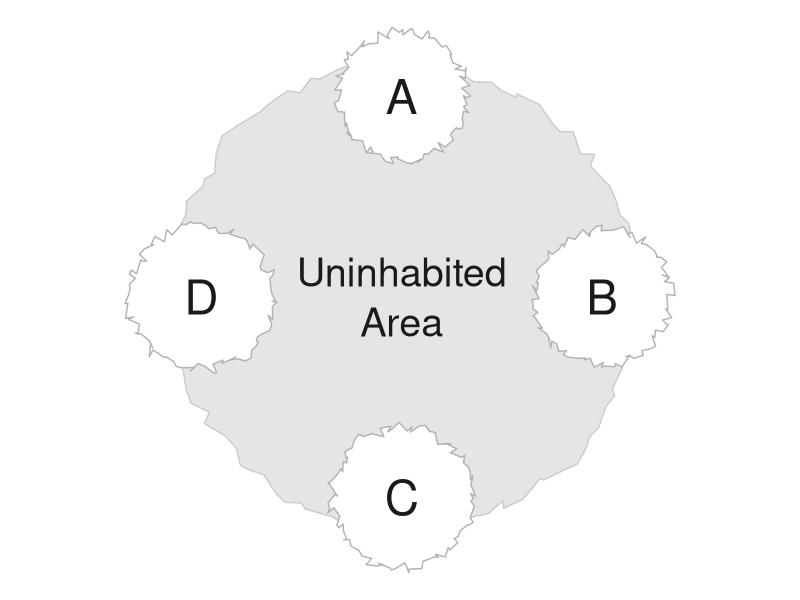
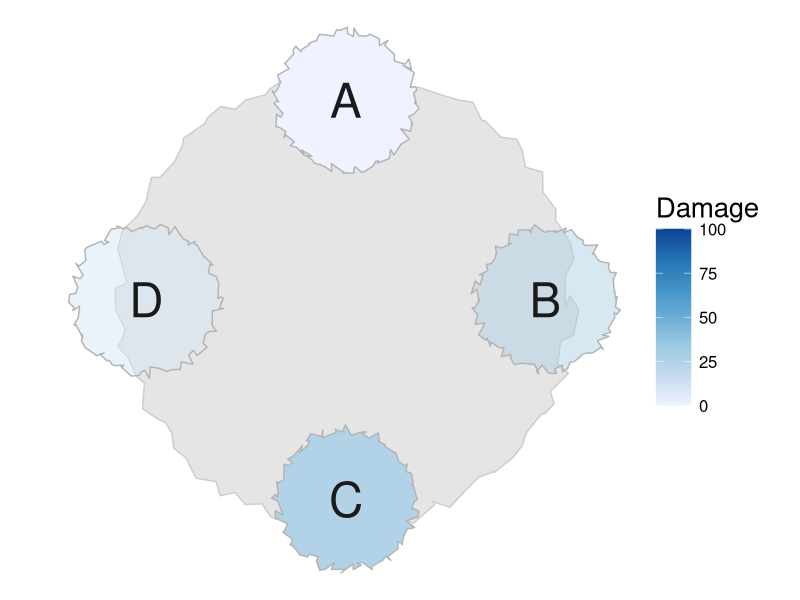
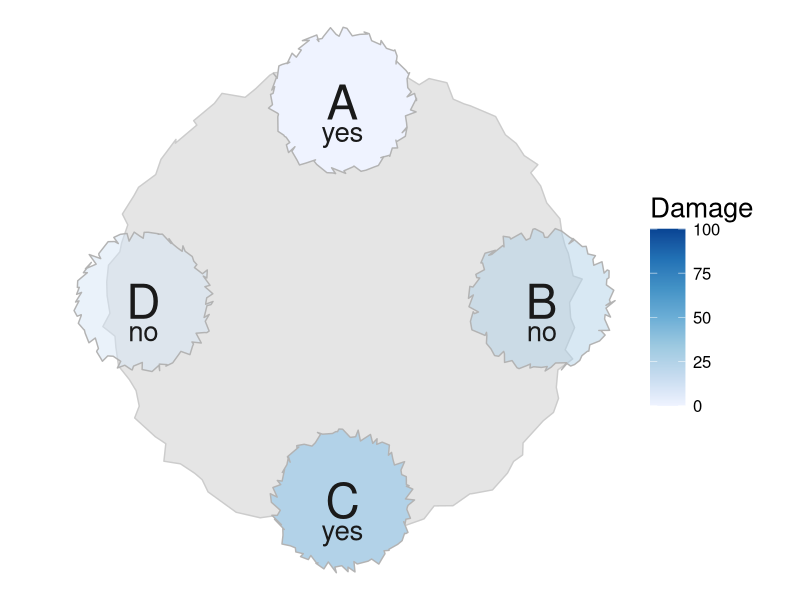
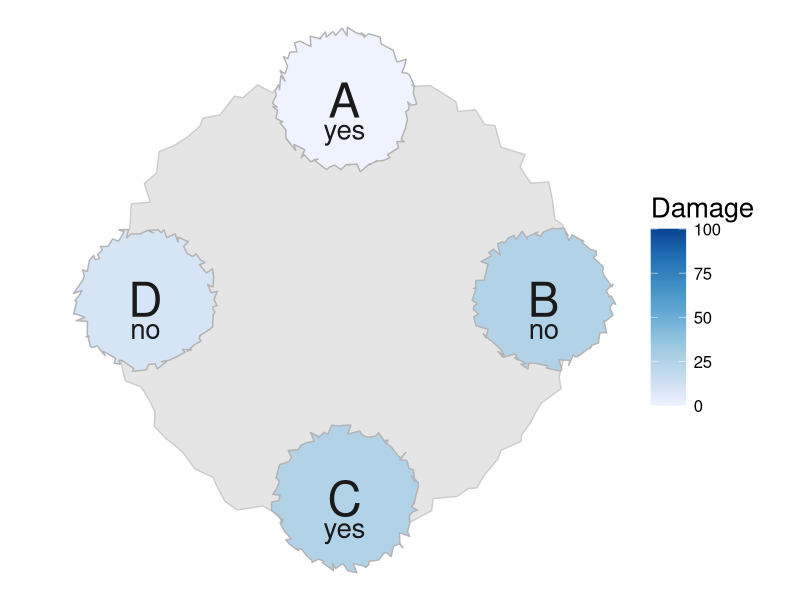
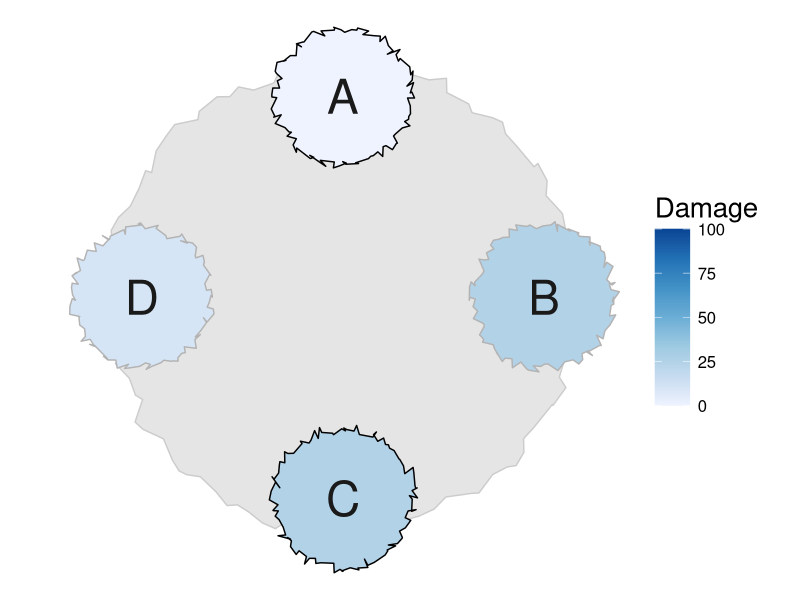
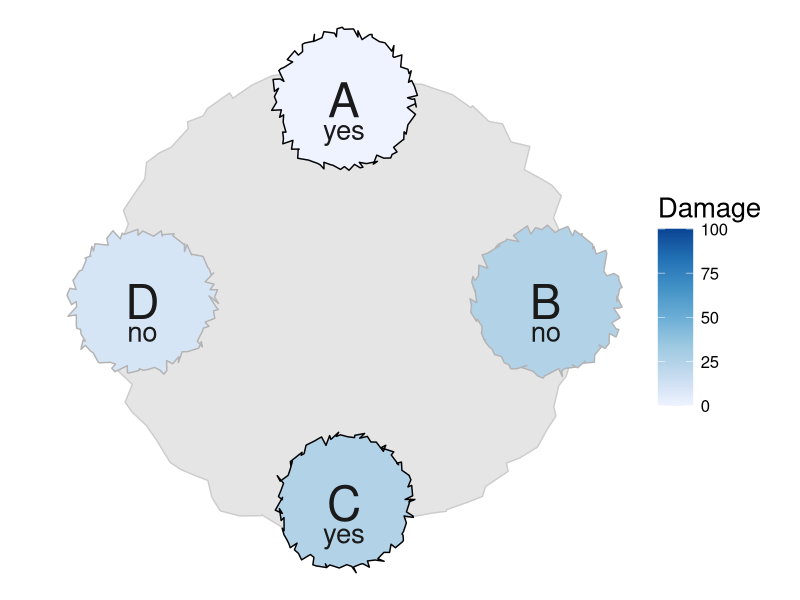
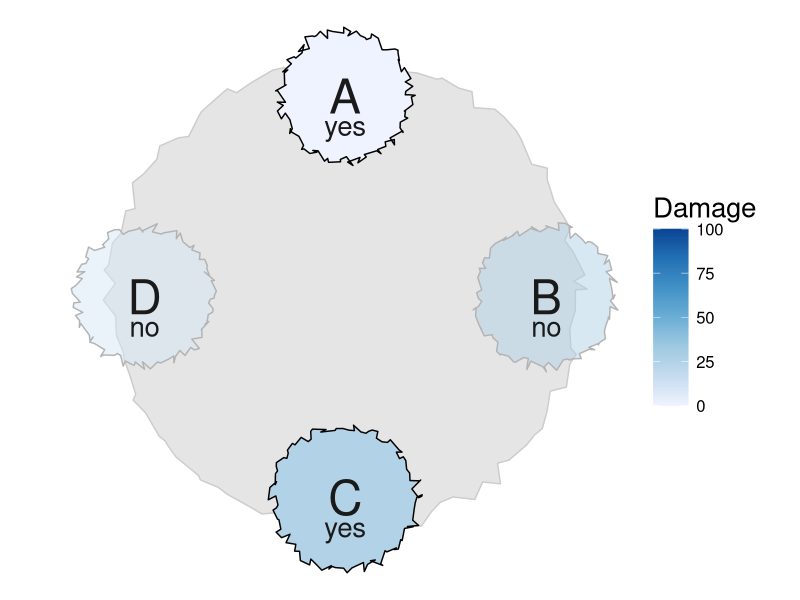

These charts were generated, in order, by the following R code:
library(tidyverse)
library(RColorBrewer)
library(viridis)
library(here)
library(cowplot)

###CIRCLE GENERATION###
#Helper functions
generate_circle <- function(radius) {
  num_points <- 100  # Number of points along the circle
  angles <- seq(0, 2 * pi, length.out = num_points)
  
  circle <- data.frame(
    x = radius * cos(angles),
    y = radius * sin(angles)
  )
  
  return(circle)
}

add_deviation_to_circle <- function(circle, deviation_factor = 0.05) {
  deviation_x <- runif(nrow(circle), -deviation_factor, deviation_factor)
  deviation_y <- runif(nrow(circle), -deviation_factor, deviation_factor)
  circle$x <- circle$x + deviation_x
  circle$y <- circle$y + deviation_y
  return(circle)
}

adjust_perimeter <- function(circle, target_perimeter) {
  perimeter <- sum(sqrt(diff(circle$x)^2 + diff(circle$y)^2))
  scale_factor <- target_perimeter / perimeter
  circle$x <- circle$x * scale_factor
  circle$y <- circle$y * scale_factor
  return(circle)
}

#Call this function to generate circle!
base_circle <- function(radius, target_perimeter, deviation_factor) {
  circle <- generate_circle(radius)
  circle <- add_deviation_to_circle(circle, deviation_factor)
  circle <- adjust_perimeter(circle, target_perimeter)
  return(circle)
}

#Polygon rotation helper function
rot <- function(df, angle_deg) {
  angle_rad <- angle_deg * (pi / 180)
  
  df_rotated <- df |>
    mutate(
      x_rot = x * cos(angle_rad) - y * sin(angle_rad),
      y_rot = x * sin(angle_rad) + y * cos(angle_rad),
      x = x_rot, 
      y = y_rot
    )
  
  return(df_rotated)
}

###MAP CREATION###
create_map = function(starting_angle, idx) {
  #Declare polygon objects
  obj1 <- base_circle(.7, 3.4, .055)
  obj2 <- base_circle(.7, 3.4, .055)
  obj3 <- base_circle(.7, 3.4, .055)
  obj4 <- base_circle(.7, 3.4, .055)
  
  #Establish map-wise rotation
  first_obj_rad = (starting_angle * pi/180) + (9*pi)/2
  second_obj_rad = first_obj_rad + (3*pi)/2 
  third_obj_rad = first_obj_rad + (2*pi)/2
  fourth_obj_rad = first_obj_rad + (pi)/2
  
  #Calculate end-goal center coordinates of each polygon
  cntr1_x = cos(first_obj_rad)
  cntr1_y = sin(first_obj_rad)
  cntr2_x = cos(second_obj_rad)
  cntr2_y = sin(second_obj_rad)
  cntr3_x = cos(third_obj_rad)
  cntr3_y = sin(third_obj_rad)
  cntr4_x = cos(fourth_obj_rad)
  cntr4_y = sin(fourth_obj_rad)
  
  #Translating polygons to formerly-calculated center coordinates
  coords1 <- obj1 |>
    mutate(x = x + cntr1_x,
           y = y + cntr1_y,
           damage = 0,
           yes_no = 0)
  coords2 <- obj2 |>
    mutate(x = x + cntr2_x,
           y = y + cntr2_y,
           damage = 25., 
           yes_no = 1)
  coords3 <- obj3 |>
    mutate(x = x + cntr3_x,
           y = y + cntr3_y, 
           damage = 25, 
           yes_no = 0)
  coords4 <- obj4 |>
    mutate(x = x + cntr4_x,
           y = y + cntr4_y, 
           damage = 10, 
           yes_no = 1)
  
  #Create label overlay with polygon center coordinates
  #Adding rotation from rot() function to label coordinates
  labels <- data.frame(
    text = c("A", "B", "C", "D"),
    x = c(cntr1_x, cntr2_x, cntr3_x, cntr4_x),
    y = c(cntr1_y, cntr2_y, cntr3_y, cntr4_y))
  
  #Circle qualities pre-selected based on visual salience
  circle <- base_circle(1.6, 8, .055) 
  
  uninhabited <- data.frame(text = c("Uninhabited", "Area"), x = c(0, 0), y = c(0.125, -0.125))
  yes_no <- data.frame(
    text = c("yes", "no", 'yes', 'no'), 
    x =  c(cntr1_x, cntr2_x, cntr3_x, cntr4_x), 
    y = c(cntr1_y - .15, cntr2_y - .15, cntr3_y - .15, cntr4_y - .15))
  
  #Plot, store to object
  if (idx == 0) {
    map <- ggplot() +
      geom_polygon(circle, mapping = aes(x = x, y = y), fill = "grey90", color = "grey80") +
      geom_polygon(data = coords1, aes(x = x, y = y), fill = "white", color  = "grey70") +
      geom_polygon(data = coords2, aes(x = x, y = y), fill = "white", color = "grey70") +
      geom_polygon(data = coords3, aes(x = x, y = y), fill = "white", color = "grey70") +
      geom_polygon(data = coords4, aes(x = x, y = y), fill = "white", color = "grey70") +
      geom_text(data = labels, aes(x = x, y = y, label = text), color = "grey10", size = 12) +
      geom_text(data = uninhabited, aes(x = x, y = y, label = text), color = "grey10", size = 10) +
      coord_fixed()
  } else if (idx == 1) {
    map <- ggplot() +
      geom_polygon(circle, mapping = aes(x = x, y = y), fill = "grey90", color = "grey80") +
      geom_polygon(data = coords1, aes(x = x, y = y, fill = damage), color  = "black") +
      geom_polygon(data = coords2, aes(x = x, y = y, fill = damage), color = "grey70") +
      geom_polygon(data = coords3, aes(x = x, y = y, fill = damage), color = "black") +
      geom_polygon(data = coords4, aes(x = x, y = y, fill = damage), color = "grey70") +
      geom_text(data = labels, aes(x = x, y = y, label = text), color = "grey10", size = 12) +
      scale_fill_distiller(direction = 1, palette = "Blues", limits = c(0, 100)) + 
      coord_fixed()
  } else if (idx == 2) {
    map <- ggplot() +
      geom_polygon(circle, mapping = aes(x = x, y = y), fill = "grey90", color = "grey80") +
      geom_polygon(data = coords1, aes(x = x, y = y, fill = damage), alpha = 1, color  = "grey70") +
      geom_polygon(data = coords2, aes(x = x, y = y, fill = damage), alpha = .5, color = "grey70") +
      geom_polygon(data = coords3, aes(x = x, y = y, fill = damage), alpha = 1, color = "grey70") +
      geom_polygon(data = coords4, aes(x = x, y = y, fill = damage), alpha = .5, color = "grey70") +
      geom_text(data = labels, aes(x = x, y = y, label = text), color = "grey10", size = 12) +
      scale_fill_distiller(direction = 1, palette = "Blues", limits = c(0, 100)) +
      guides(alpha = "none") +
      coord_fixed()
  } else if (idx == 3) {
    map <- ggplot() +
      geom_polygon(circle, mapping = aes(x = x, y = y), fill = "grey90", color = "grey80") +
      geom_polygon(data = coords1, aes(x = x, y = y, fill = damage), alpha = 1, color  = "grey70") +
      geom_polygon(data = coords2, aes(x = x, y = y, fill = damage), alpha = .5, color = "grey70") +
      geom_polygon(data = coords3, aes(x = x, y = y, fill = damage), alpha = 1, color = "grey70") +
      geom_polygon(data = coords4, aes(x = x, y = y, fill = damage), alpha = .5, color = "grey70") +
      geom_text(data = labels, aes(x = x, y = y, label = text), color = "grey10", size = 12) +
      geom_text(data = yes_no, aes(x = x, y = y, label = text), color = "grey10", size = 7) +
      scale_fill_distiller(direction = 1, palette = "Blues", limits = c(0, 100)) +
      guides(alpha = "none") +
      coord_fixed()
  } else if (idx == 5) {
    map <- ggplot() +
      geom_polygon(circle, mapping = aes(x = x, y = y), fill = "grey90", color = "grey80") +
      geom_polygon(data = coords1, aes(x = x, y = y, fill = damage), color  = "black") +
      geom_polygon(data = coords2, aes(x = x, y = y, fill = damage), color = "grey70") +
      geom_polygon(data = coords3, aes(x = x, y = y, fill = damage), color = "black") +
      geom_polygon(data = coords4, aes(x = x, y = y, fill = damage), color = "grey70") +
      geom_text(data = labels, aes(x = x, y = y, label = text), color = "grey10", size = 12) +
      geom_text(data = yes_no, aes(x = x, y = y, label = text), color = "grey10", size = 7) +
      scale_fill_distiller(direction = 1, palette = "Blues", limits = c(0, 100)) +
      coord_fixed() 
  } else if (idx == 6) {
    map <- ggplot() +
      geom_polygon(circle, mapping = aes(x = x, y = y), fill = "grey90", color = "grey80") +
      geom_polygon(data = coords1, aes(x = x, y = y, fill = damage), alpha = 1, color  = "black") +
      geom_polygon(data = coords2, aes(x = x, y = y, fill = damage), alpha = .5, color = "grey70") +
      geom_polygon(data = coords3, aes(x = x, y = y, fill = damage), alpha = 1, color = "black") +
      geom_polygon(data = coords4, aes(x = x, y = y, fill = damage), alpha = .5, color = "grey70") +
      geom_text(data = labels, aes(x = x, y = y, label = text), color = "grey10", size = 12) +
      geom_text(data = yes_no, aes(x = x, y = y, label = text), color = "grey10", size = 7) +
      scale_fill_distiller(direction = 1, palette = "Blues", limits = c(0, 100)) +
      coord_fixed() 
  } else {
      map <- ggplot() +
        geom_polygon(circle, mapping = aes(x = x, y = y), fill = "grey90", color = "grey80") +
        geom_polygon(data = coords1, aes(x = x, y = y, fill = damage), color  = "grey70") +
        geom_polygon(data = coords2, aes(x = x, y = y, fill = damage), color = "grey70") +
        geom_polygon(data = coords3, aes(x = x, y = y, fill = damage), color = "grey70") +
        geom_polygon(data = coords4, aes(x = x, y = y, fill = damage), color = "grey70") +
        geom_text(data = labels, aes(x = x, y = y, label = text), color = "grey10", size = 12) +
        geom_text(data = yes_no, aes(x = x, y = y, label = text), color = "grey10", size = 7) +
        scale_fill_distiller(direction = 1, palette = "Blues", limits = c(0, 100)) +
        coord_fixed() 
  }

  #Add void theme to eliminate grid lines, axes, etc. 
  map <- map +
    theme_void() +  
    theme(plot.background = element_rect(fill = "white", color = NA),
          legend.key.size = unit(.9, 'cm'), 
          legend.text = element_text(size = 12), 
          legend.title = element_text(size = 20)) +
    labs(fill = "Damage")
  return(map)
}

blank_base <- create_map(0, 0) 
grayed_map <- create_map(0, 2) 
grayed_and_labeled_map <- create_map(0,3)
labeled_map <- create_map(0, 7)
outlined_map <- create_map(0,1)
outlined_and_labeled_map <- create_map(0,5)
outline_gray_label_map <- create_map(0,6)

path <- here("map_plots", "blank_base", "blank_example_basemap.png") 
ggsave(path, plot = blank_base, width = 10, height = 8, dpi = 300)

grayed_path <- here("map_plots", "vote_prototypes", "grayed_votes.png") 
ggsave(grayed_path, plot = grayed_map, width = 10, height = 8, dpi = 300)

gray_label_path <- here("map_plots", "vote_prototypes", "grayed_labeled_votes.png") 
ggsave(gray_label_path, plot = grayed_and_labeled_map, width = 10, height = 8, dpi = 300)

label_path <- here("map_plots", "vote_prototypes", "labeled_votes.png") 
ggsave(label_path, plot = labeled_map, width = 10, height = 8, dpi = 300)

outline_path <- here("map_plots", "vote_prototypes", "outlined_votes.png") 
ggsave(outline_path, plot = outlined_map, width = 10, height = 8, dpi = 300)

outline_label_path <- here("map_plots", "vote_prototypes", "outlined_labeled_votes.png") 
ggsave(outline_label_path, plot = outlined_and_labeled_map, width = 10, height = 8, dpi = 300)

outline_gray_label_path <- here("map_plots", "vote_prototypes", "outlined_labeled_grayed_votes.png") 
ggsave(outline_gray_label_path, plot = outline_gray_label_map, width = 10, height = 8, dpi = 300)
